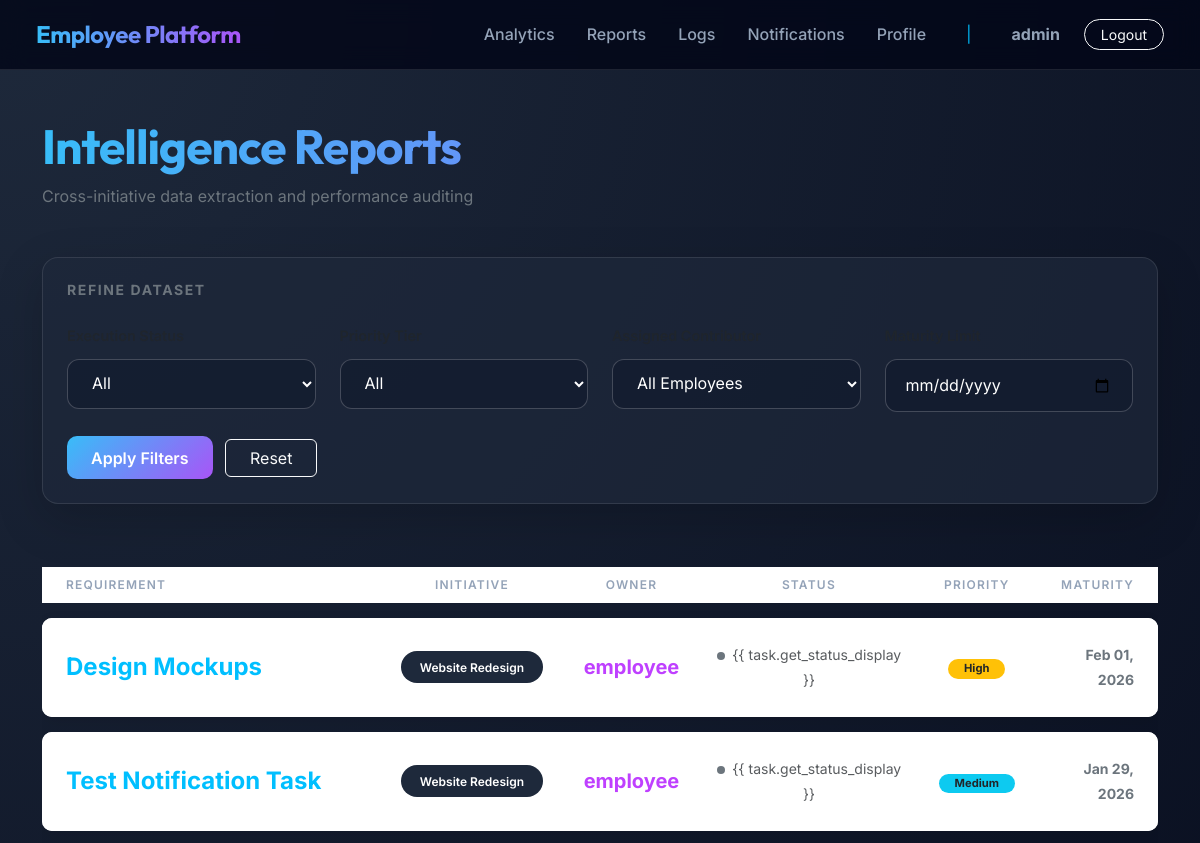
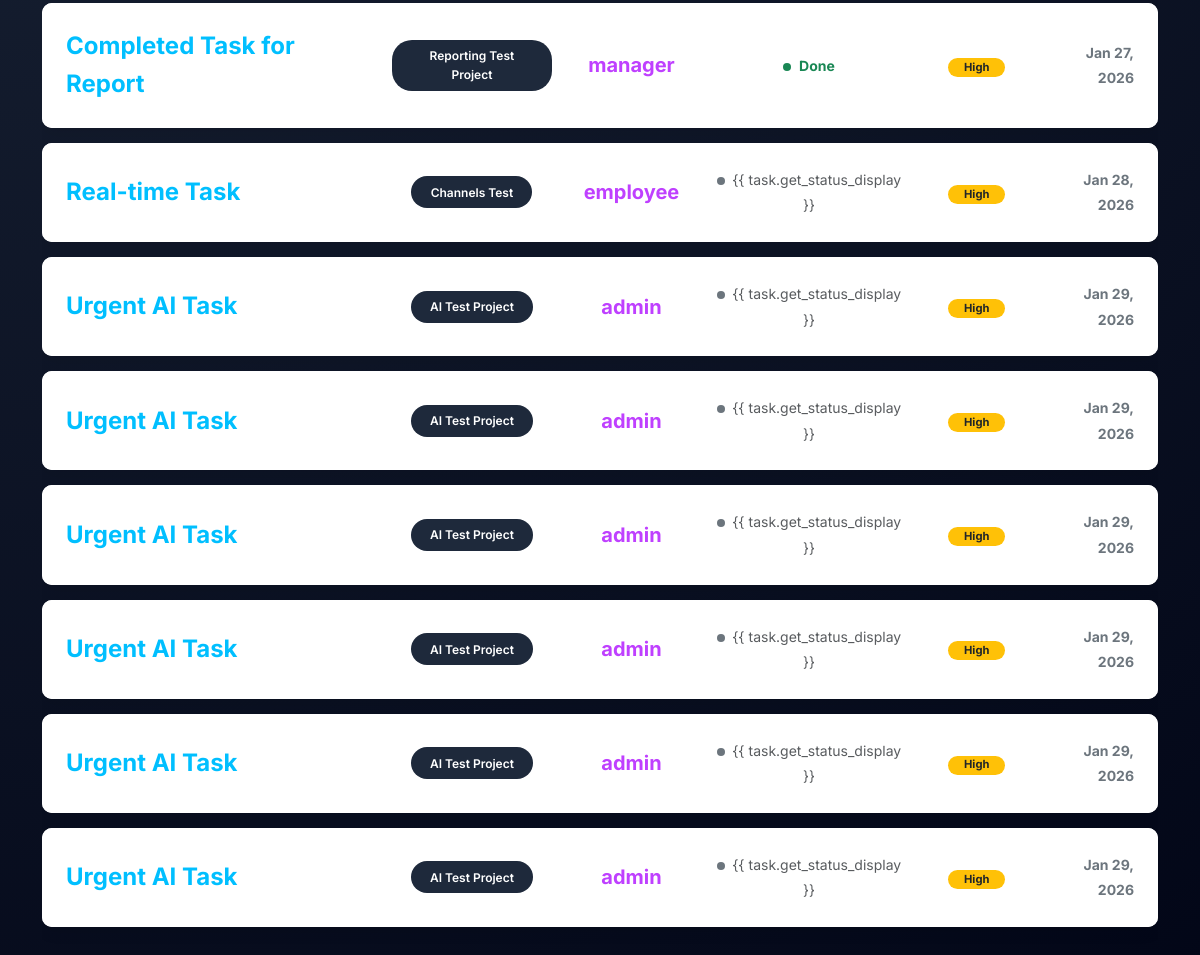
/reports/dashboard/ (signed in), run on the app's committed database (2 pictures, top to bottom).
### core/models.py (models this page shows)
class User(AbstractUser):
    ROLE_CHOICES = (
        ('ADMIN', 'Admin'),
        ('MANAGER', 'Manager'),
        ('EMPLOYEE', 'Employee'),
    )
    role = models.CharField(max_length=20, choices=ROLE_CHOICES, default='EMPLOYEE')
    department = models.CharField(max_length=100, blank=True, null=True)
    def __str__(self):
        return f"{self.username} ({self.role})"

### projects/models.py (models this page shows, shortened)
class Task(models.Model):
    PRIORITY_CHOICES = (
        ('LOW', 'Low'),
        ('MEDIUM', 'Medium'),
        ('HIGH', 'High'),
        ('CRITICAL', 'Critical'),
    )
    STATUS_CHOICES = (
        ('TODO', 'To Do'),
        ('IN_PROGRESS', 'In Progress'),
        ('IN_REVIEW', 'In Review'),
        ('DONE', 'Done'),
    )
    title = models.CharField(max_length=200)
    description = models.TextField()
    priority = models.CharField(max_length=20, choices=PRIORITY_CHOICES, default='MEDIUM')
    status = models.CharField(max_length=20, choices=STATUS_CHOICES, default='TODO')
    due_date = models.DateField()
    project = models.ForeignKey(Project, on_delete=models.CASCADE, related_name='tasks')
    assigned_to = models.ForeignKey(settings.AUTH_USER_MODEL, on_delete=models.SET_NULL, null=True, blank=True, related_name='assigned_tasks')

class Project(models.Model):
    STATUS_CHOICES = (
        ('PLANNED', 'Planned'),
        ('IN_PROGRESS', 'In Progress'),
        ('COMPLETED', 'Completed'),
        ('ON_HOLD', 'On Hold'),
    )
    name = models.CharField(max_length=200)
    description = models.TextField()
    start_date = models.DateField()
    end_date = models.DateField()
    status = models.CharField(max_length=20, choices=STATUS_CHOICES, default='PLANNED')
    manager = models.ForeignKey(settings.AUTH_USER_MODEL, on_delete=models.CASCADE, related_name='managed_projects')

### reports/views.py (the view)
# urls.py: path('dashboard/', views.ReportDashboardView.as_view(), name='report_dashboard'),
class ReportDashboardView(LoginRequiredMixin, UserPassesTestMixin, View):
    def test_func(self):
        return self.request.user.role in ['ADMIN', 'MANAGER']
    def get(self, request):
        form = ReportFilterForm(request.GET)
        tasks = Task.objects.all()
        if form.is_valid():
            if form.cleaned_data['status']:
                tasks = tasks.filter(status=form.cleaned_data['status'])
            if form.cleaned_data['priority']:
                tasks = tasks.filter(priority=form.cleaned_data['priority'])
            if form.cleaned_data['assigned_to']:
                tasks = tasks.filter(assigned_to=form.cleaned_data['assigned_to'])
            if form.cleaned_data['date_from']:
                tasks = tasks.filter(due_date__gte=form.cleaned_data['date_from'])
            if form.cleaned_data['date_to']:
                tasks = tasks.filter(due_date__lte=form.cleaned_data['date_to'])
        return render(request, 'reports/report_dashboard.html', {'form': form, 'tasks': tasks})

### reports/forms.py
class ReportFilterForm(forms.Form):
    status = forms.ChoiceField(choices=[('', 'All')] + list(Task.STATUS_CHOICES), required=False)
    priority = forms.ChoiceField(choices=[('', 'All')] + list(Task.PRIORITY_CHOICES), required=False)
    assigned_to = forms.ModelChoiceField(queryset=User.objects.filter(role='EMPLOYEE'), required=False, empty_label="All Employees")
    date_from = forms.DateField(required=False, widget=forms.DateInput(attrs={'type': 'date'}))
    date_to = forms.DateField(required=False, widget=forms.DateInput(attrs={'type': 'date'}))

### reports/templates/reports/report_dashboard.html (shortened to what this page needs)
{% extends 'core/base.html' %}
{% block content %}
<div class="mb-5 mt-3">
    <h1 class="display-5 fw-bold text-gradient">Intelligence <span class="text-primary">Reports</span></h1>
    <p class="text-secondary">Cross-initiative data extraction and performance auditing</p>
</div>
<div class="glass-panel p-4 mb-5 shadow-lg animate-fade-in">
    <h6 class="text-secondary text-uppercase fw-bold mb-4 small letter-spacing-1">Refine Dataset</h6>
    <form method="get" class="row g-4">
        <div class="col-md-3">
            <label class="form-label small text-muted">Execution Status</label>
            {{ form.status }}
        </div>
        <div class="col-md-3">
            <label class="form-label small text-muted">Priority Tier</label>
            {{ form.priority }}
        </div>
        <div class="col-md-3">
            <label class="form-label small text-muted">Assigned Contributor</label>
            {{ form.assigned_to }}
        </div>
        <div class="col-md-3">
            <label class="form-label small text-muted">Maturity Limit</label>
            <div class="d-flex align-items-center">
                {{ form.date_to }}
            </div>
        </div>
        <div class="col-12 mt-4">
            <button type="submit" class="btn btn-primary px-4 border-0">Apply Filters</button>
            <a href="{% url 'report_dashboard' %}" class="btn btn-outline-light px-4 ms-2">Reset</a>
        </div>
    </form>
</div>
<div class="report-container">
    <div class="table-responsive">
        <table class="table align-middle" style="border-collapse: separate; border-spacing: 0 15px;">
            <thead>
                <tr class="text-secondary small text-uppercase">
                    <th class="ps-4">Requirement</th>
                    <th class="text-center">Initiative</th>
                    <th class="text-center">Owner</th>
                    <th class="text-center">Status</th>
                    <th class="text-center">Priority</th>
                    <th class="pe-4 text-end">Maturity</th>
                </tr>
            </thead>
            <tbody>
                {% for task in tasks %}
                <tr class="report-card-row">
                    <td class="ps-4 py-4">
                        <div class="fw-bold text-primary fs-4">{{ task.title }}</div>
                    </td>
                    <td class="text-center">
                        <span class="initiative-pill">{{ task.project.name }}</span>
                    </td>
                    <td class="text-center">
                        <div class="fw-bold text-purple fs-5">{{ task.assigned_to.username }}</div>
                    </td>
                    <td class="text-center">
                        {% if task.status == 'DONE' %}
                        <span class="text-success fw-bold small"><span class="dot bg-success"></span>Done</span>
                        {% else %}
                        <span class="text-muted small"><span class="dot bg-secondary"></span>{{ task.get_status_display
                            }}</span>
                        {% endif %}
                    </td>
                    <td class="text-center">
                        <span
                            class="badge rounded-pill {% if task.priority == 'URGENT' %}bg-danger{% elif task.priority == 'HIGH' %}bg-warning text-dark{% else %}bg-info text-dark{% endif %} px-3"
                            style="font-size: 0.7rem">
                            {{ task.get_priority_display }}
                        </span>
                    </td>
                    <td class="pe-4 text-end">
                        <span class="text-secondary small fw-bold">{{ task.due_date|date:"M d, Y" }}</span>
                    </td>
                </tr>
                {% endfor %}
            </tbody>
        </table>
    </div>
</div>
{% endblock %}

### core/templates/core/base.html (shortened to what this page needs)
<!DOCTYPE html>
<html lang="en">
<head>
    <link href="https://cdn.jsdelivr.net/npm/bootstrap@5.3.0/dist/css/bootstrap.min.css" rel="stylesheet">
    {% load static %}
    <link rel="stylesheet" href="{% static 'core/css/style.css' %}">
</head>
<body data-authenticated="{{ user.is_authenticated|yesno:'true,false' }}">
    <nav class="navbar navbar-expand-lg navbar-dark fixed-top">
        <div class="container-fluid">
            <a class="navbar-brand" href="/">
                <span class="d-none d-sm-inline">Employee Platform</span>
            </a>
            <div class="collapse navbar-collapse" id="navbarNav">
                <ul class="navbar-nav ms-auto align-items-center">
                    {% if user.is_authenticated %}
                    {% if user.role == 'ADMIN' or user.role == 'MANAGER' %}
                    <li class="nav-item">
                        <a class="nav-link" href="{% url 'analytics_dashboard' %}">Analytics</a>
                    </li>
                    <li class="nav-item">
                        <a class="nav-link" href="{% url 'report_dashboard' %}">Reports</a>
                    </li>
                    <li class="nav-item">
                        <a class="nav-link" href="{% url 'activity_logs' %}">Logs</a>
                    </li>
                    {% endif %}
                    <li class="nav-item">
                        <a class="nav-link" href="{% url 'notification_list' %}">Notifications</a>
                    </li>
                    <li class="nav-item">
                        <a class="nav-link" href="{% url 'profile_edit' %}">Profile</a>
                    </li>
                    <li class="nav-item d-none d-lg-block mx-2">
                        <span class="nav-link disabled text-primary opacity-75">|</span>
                    </li>
                    <li class="nav-item">
                        <span class="nav-link text-white fw-bold">{{ user.username }}</span>
                    </li>
                    <li class="nav-item ms-lg-2">
                        <a class="btn btn-outline-light btn-sm px-3 rounded-pill" href="{% url 'logout' %}">Logout</a>
                    </li>
                    {% endif %}
                </ul>
            </div>
        </div>
    </nav>
    <div class="main-wrapper container">
        <div class="animate-fade-in">
            {% block content %}{% endblock %}
        </div>
    </div>
</body>
</html>

### core/static/core/css/style.css (style rules this page uses)
:root { --bg-deep: #0f172a; --bg-darker: #020617; --surface-glass: rgba(30, 41, 59, 0.7); --border-glass: rgba(255, 255, 255, 0.1); --accent-blue: #38bdf8; --accent-purple: #a855f7; --accent-glow: rgba(56, 189, 248, 0.3); --text-primary: #f8fafc; --text-secondary: #94a3b8; --nav-height: 70px; --glass-blur: blur(12px); --transition-smooth: all 0.3s cubic-bezier(0.4, 0, 0.2, 1); }
.text-gradient { background: linear-gradient(to right, var(--accent-blue), var(--accent-purple)); -webkit-background-clip: text; background-clip: text; -webkit-text-fill-color: transparent; }
body { background: radial-gradient(circle at top left, #1e293b, var(--bg-darker)); color: var(--text-primary); font-family: 'Inter', sans-serif; min-height: 100vh; margin: 0; line-height: 1.6; overflow-x: hidden; }
h1, h2, h3, .navbar-brand { font-family: 'Outfit', sans-serif; font-weight: 700; letter-spacing: -0.02em; }
.glass-panel { background: var(--surface-glass); backdrop-filter: var(--glass-blur); -webkit-backdrop-filter: var(--glass-blur); border: 1px solid var(--border-glass); border-radius: 16px; box-shadow: 0 8px 32px 0 rgba(0, 0, 0, 0.37); }
.navbar { height: var(--nav-height); background: rgba(2, 6, 23, 0.8) !important; backdrop-filter: var(--glass-blur); border-bottom: 1px solid var(--border-glass); padding: 0 1.5rem; }
.navbar-brand { font-size: 1.5rem; background: linear-gradient(to right, var(--accent-blue), var(--accent-purple)); -webkit-background-clip: text; background-clip: text; -webkit-text-fill-color: transparent; }
.nav-link { color: var(--text-secondary) !important; font-weight: 500; transition: var(--transition-smooth); margin: 0 0.5rem; }
.main-wrapper { padding-top: calc(var(--nav-height) + 2rem); padding-bottom: 3rem; }
.btn-primary { background: linear-gradient(135deg, var(--accent-blue), var(--accent-purple)); border: none; border-radius: 10px; padding: 0.6rem 1.5rem; font-weight: 600; transition: var(--transition-smooth); }
.table { color: var(--text-primary); border-collapse: separate; border-spacing: 0 8px; }
.table thead th { border: none; color: var(--text-secondary); font-weight: 600; text-transform: uppercase; font-size: 0.75rem; letter-spacing: 0.1em; }
.table tbody tr { background: rgba(30, 41, 59, 0.4); border-radius: 10px; transition: var(--transition-smooth); }
.table tbody td { padding: 1.25rem 1rem; border: none; }
.table tbody td:first-child { border-radius: 10px 0 0 10px; }
.table tbody td:last-child { border-radius: 0 10px 10px 0; }
.animate-fade-in { animation: fadeIn 0.8s ease-out forwards; animation-delay: calc(var(--delay-index, 0) * 100ms); }

### reports/templates/reports/report_dashboard.html (style rules this page uses)
.report-card-row { background: white !important; border-radius: 12px !important; box-shadow: 0 5px 15px rgba(0, 0, 0, 0.08); transition: transform 0.2s ease; }
.report-card-row td { border: none !important; padding-top: 1.5rem !important; padding-bottom: 1.5rem !important; }
.report-card-row td:first-child { border-radius: 12px 0 0 12px; }
.report-card-row td:last-child { border-radius: 0 12px 12px 0; }
.text-primary { color: #00bfff !important; }
.text-purple { color: #bf40ff !important; }
.initiative-pill { background: #1e293b; color: white; padding: 0.4rem 1.2rem; border-radius: 20px; font-size: 0.75rem; font-weight: 600; display: inline-block; }
.dot { width: 8px; height: 8px; border-radius: 50%; display: inline-block; margin-right: 8px; }
.letter-spacing-1 { letter-spacing: 0.1rem; }
select, input[type="date"] { display: block; width: 100%; padding: 0.8rem 1.25rem; background: rgba(15, 23, 42, 0.5); border: 1px solid rgba(255, 255, 255, 0.2); border-radius: 12px; color: white !important; font-size: 1rem; transition: all 0.3s ease; }
.form-label { font-size: 0.9rem !important; font-weight: 600 !important; margin-bottom: 0.75rem !important; }
option { background: #1e293b; color: white; padding: 10px; }

### data on the page
User: username "admin"
Task: title "Design Mockups", project.name "Website Redesign", assigned_to.username "employee", status "{{ task.get_status_display }}", priority "High", due_date "Feb 01, 2026"
Task: title "Test Notification Task", project.name "Website Redesign", assigned_to.username "employee", status "{{ task.get_status_display }}", priority "Medium", due_date "Jan 29, 2026"
Task: title "Completed Task for Report", project.name "Reporting Test Project", assigned_to.username "manager", status "DONE" (drawn), priority "High", due_date "Jan 27, 2026"
Task: title "Real-time Task", project.name "Channels Test", assigned_to.username "employee", status "{{ task.get_status_display }}", priority "High", due_date "Jan 28, 2026"
Task: title "Urgent AI Task", project.name "AI Test Project", assigned_to.username "admin", status "{{ task.get_status_display }}", priority "High", due_date "Jan 29, 2026"
Task: title "Urgent AI Task", project.name "AI Test Project", assigned_to.username "admin", status "{{ task.get_status_display }}", priority "High", due_date "Jan 29, 2026"
Task: title "Urgent AI Task", project.name "AI Test Project", assigned_to.username "admin", status "{{ task.get_status_display }}", priority "High", due_date "Jan 29, 2026"
Task: title "Urgent AI Task", project.name "AI Test Project", assigned_to.username "admin", status "{{ task.get_status_display }}", priority "High", due_date "Jan 29, 2026"
Task: title "Urgent AI Task", project.name "AI Test Project", assigned_to.username "admin", status "{{ task.get_status_display }}", priority "High", due_date "Jan 29, 2026"
Task: title "Urgent AI Task", project.name "AI Test Project", assigned_to.username "admin", status "{{ task.get_status_display }}", priority "High", due_date "Jan 29, 2026"
